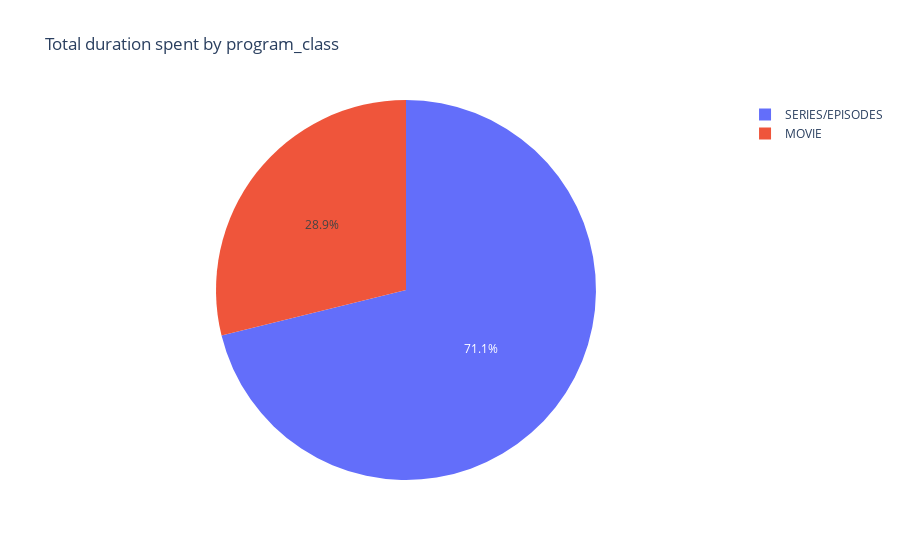
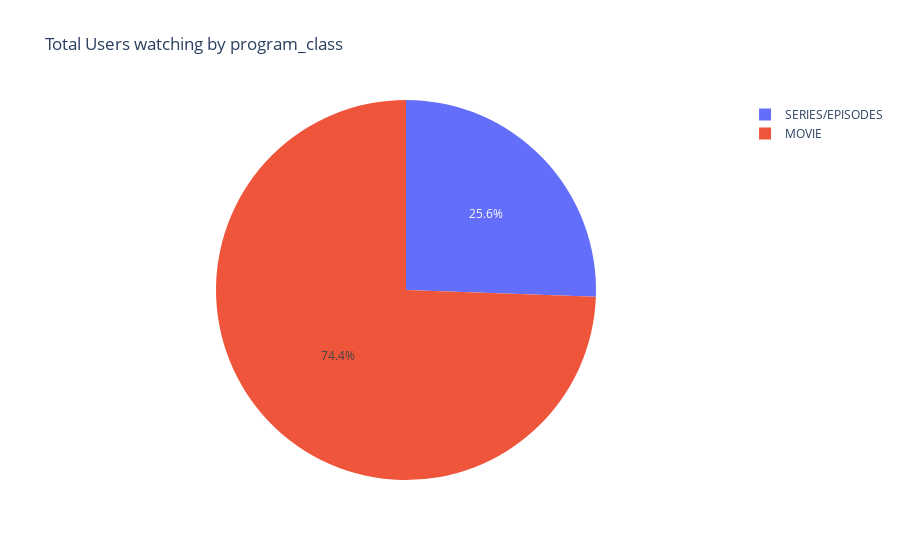

Notebook source saved alongside these figures, in order:
### Code cell
# plot the total watch time against total number of users and report your findings
fig = px.pie(grouped, values='Total watch time in hours', names='program_class',\
             hover_data=['program_class'],title='Total duration spent by program_class')
fig2 = px.pie(grouped, values='No of Users who Watched', names='program_class',\
             hover_data=['program_class'],title='Total Users watching by program_class')

fig.update_traces(sort=False)
fig2.update_traces(sort=False)
fig.show()
fig2.show()

### Figure 1 — Plotly figure (JSON) as saved in the notebook; plotly's stock layout.template omitted (floating-point values rounded to 4 significant figures)
{"data": [{"customdata": [["SERIES/EPISODES"], ["MOVIE"]], "domain": {"x": [0, 1], "y": [0, 1]}, "hovertemplate": "program_class=%{customdata[0]}<br>Total watch time in hours=%{value}<extra></extra>", "labels": ["SERIES/EPISODES", "MOVIE"], "legendgroup": "", "name": "", "showlegend": true, "sort": false, "type": "pie", "values": [255100.0, 103400.0]}], "layout": {"legend": {"tracegroupgap": 0}, "title": {"text": "Total duration spent by program_class"}}}

### Figure 2 — Plotly figure (JSON) as saved in the notebook; plotly's stock layout.template omitted (floating-point values rounded to 4 significant figures)
{"data": [{"customdata": [["SERIES/EPISODES"], ["MOVIE"]], "domain": {"x": [0, 1], "y": [0, 1]}, "hovertemplate": "program_class=%{customdata[0]}<br>No of Users who Watched=%{value}<extra></extra>", "labels": ["SERIES/EPISODES", "MOVIE"], "legendgroup": "", "name": "", "showlegend": true, "sort": false, "type": "pie", "values": [3901, 11355]}], "layout": {"legend": {"tracegroupgap": 0}, "title": {"text": "Total Users watching by program_class"}}}
